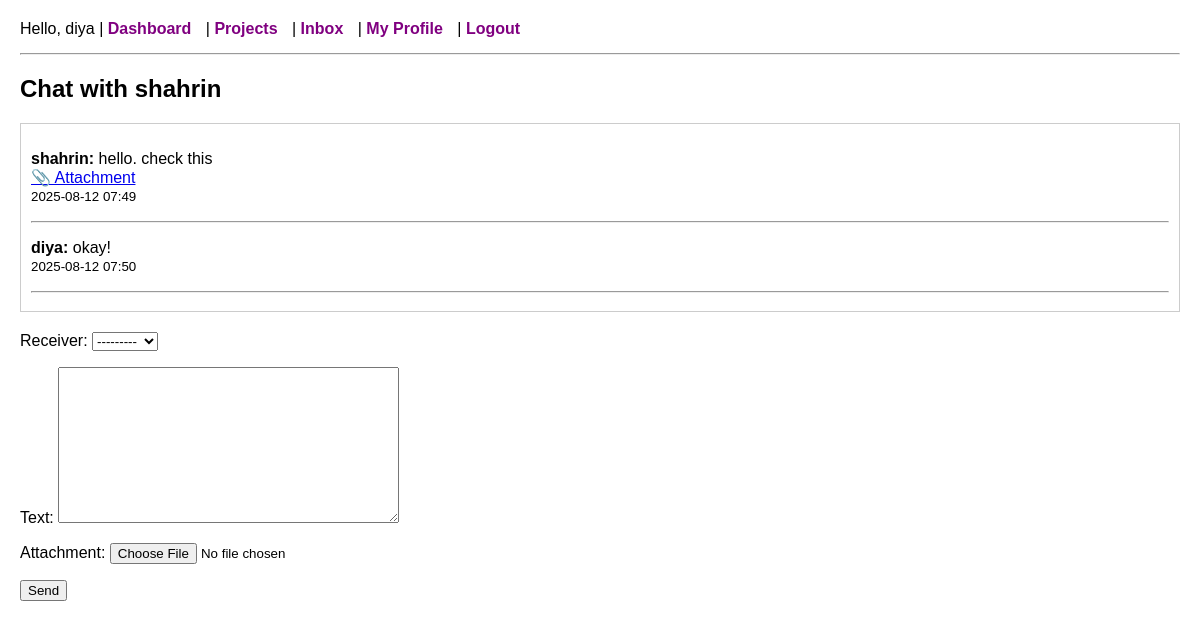
Page /chat/shahrin/ (signed in) on the earlier database version.
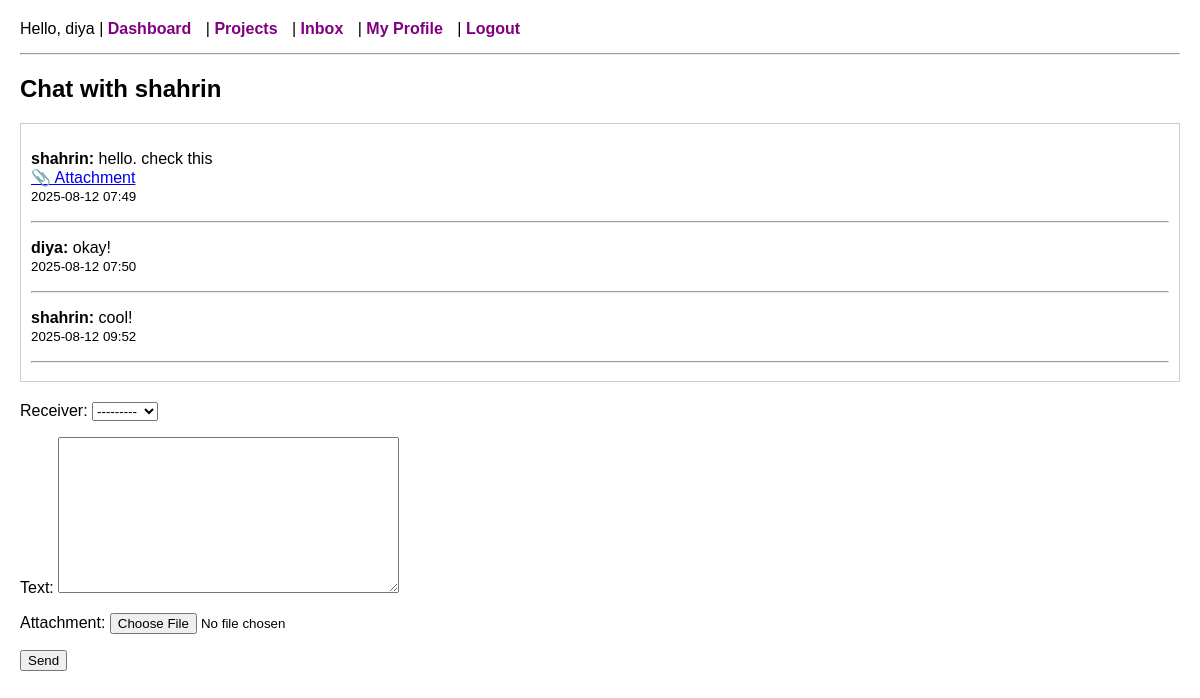
Same page on the later database version.
### core/models.py (models this page shows, shortened)
class Message(models.Model):
    sender = models.ForeignKey(CustomUser, on_delete=models.CASCADE, related_name='sent_messages')
    receiver = models.ForeignKey(CustomUser, on_delete=models.CASCADE, related_name='received_messages')
    text = models.TextField(blank=True)
    attachment = models.FileField(upload_to='attachments/', blank=True, null=True)
    timestamp = models.DateTimeField(default=timezone.now)

class CustomUser(AbstractUser):
    is_client = models.BooleanField(default=False)
    is_freelancer = models.BooleanField(default=False)
    bio = models.TextField(blank=True)
    location = models.CharField(max_length=100, blank=True)
    profile_picture = models.ImageField(upload_to='profile_pics/', blank=True, null=True)
    skills = models.ManyToManyField('SkillTag', blank=True)
    def __str__(self):
        return self.username

### core/views.py (the view)
# urls.py: path('chat/<str:username>/', views.chat_detail, name='chat_detail'),
@login_required
def chat_detail(request, username):
    other_user = get_object_or_404(CustomUser, username=username)
    user = request.user
    messages = Message.objects.filter(
        Q(sender=user, receiver=other_user) |
        Q(sender=other_user, receiver=user)
    ).order_by('timestamp')
    if request.method == 'POST':
        form = MessageForm(request.POST, request.FILES)
        if form.is_valid():
            message = form.save(commit=False)
            message.sender = user
            message.receiver = other_user
            message.save()
            return redirect('chat_detail', username=other_user.username)
    else:
        form = MessageForm()
    return render(request, 'core/chat_detail.html', {
        'messages': messages,
        'form': form,
        'other_user': other_user,
    })

### core/forms.py
class MessageForm(forms.ModelForm):
    class Meta:
        model = Message
        fields = ['receiver', 'text', 'attachment']

### core/templates/core/chat_detail.html (shortened to what this page needs)
{% extends 'core/base.html' %}
{% block content %}
<h2>Chat with {{ other_user.username }}</h2>
<div style="max-height: 300px; overflow-y: auto; border: 1px solid #ccc; padding: 10px; margin-bottom: 20px;">
    {% for message in messages %}
        <p>
            <strong>{{ message.sender.username }}:</strong> {{ message.text }}
            {% if message.attachment %}
                <br><a href="{{ message.attachment.url }}" target="_blank">📎 Attachment</a>
            {% endif %}
            <br><small>{{ message.timestamp|date:"Y-m-d H:i" }}</small>
        </p>
        <hr>
    {% endfor %}
</div>
<form method="POST" enctype="multipart/form-data">
    {{ form.as_p }}
    <button type="submit">Send</button>
</form>
{% endblock %}

Differences in the rows shown:
added Message: sender.username "shahrin", text "cool!", timestamp "2025-08-12 09:52"
